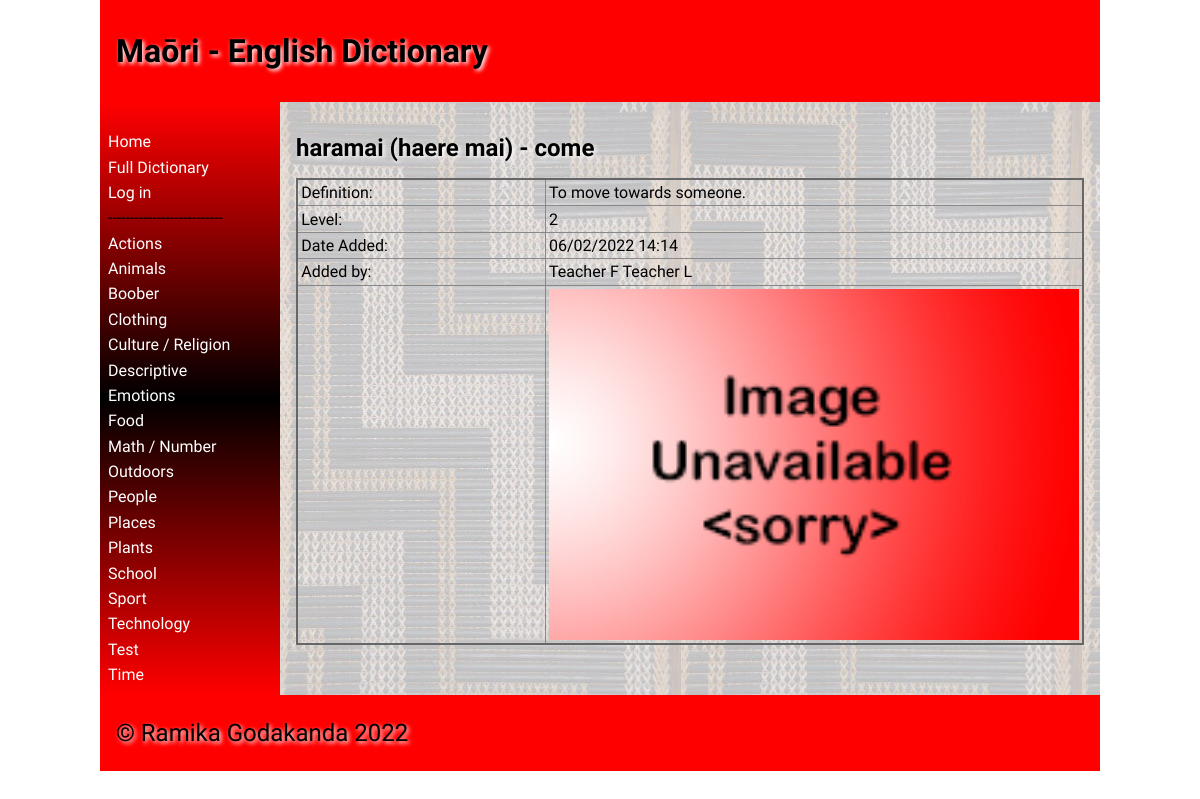
The app's page /word/303 with its own data.
### tables this page shows
CREATE TABLE "categories"
(
	id integer
		primary key autoincrement,
	category_names varchar(30),
	user_created boolean
);

CREATE TABLE "words"
(
	id integer
		primary key autoincrement,
	user_id integer not null
		references user_details,
	category_id integer
		references categories,
	maori varchar(30),
	english varchar(30),
	definition varchar(200),
	level integer,
	timestamp datetime,
	image varchar(100)
);

CREATE TABLE "user_details"
(
	id integer
		primary key autoincrement,
	first_name varchar(30),
	last_name varchar(30),
	email varchar(50),
	password varchar(70),
	teacher boolean
);

### app.py (the view)
@app.route('/word/<word_id>', methods=['GET', 'POST'])
def render_word_page(word_id):
    if request.method == 'POST':
        if not is_logged_in():
            return redirect('/?error=Not+logged+in')
        if not is_teacher():
            return redirect('/?error=Not+teacher')
        user_id = session.get('user_id')
        word_data = get_word_data(word_id)
        word_maori = word_data[0][3]
        word_english = word_data[0][4]
        word_desc = word_data[0][5]
        word_level = word_data[0][6]
        maori_word = request.form.get('maori').strip()
        english_translation = request.form.get('english').strip()
        year_level = int(request.form.get('level'))
        description = request.form.get('description').strip()
        timestamp = datetime.now()
        if (word_maori != maori_word) or (word_english != english_translation) or (year_level != word_level) \
                or (word_desc != description):
            con = create_connection(DB_NAME)
            query = "UPDATE words SET user_id=?, maori=?, english=?, definition=?, level=?, timestamp=? WHERE id=? "
            cur = con.cursor()
            cur.execute(query, (user_id, maori_word, english_translation, description, year_level, timestamp,
                                word_id))
            con.commit()
            con.close()
        else:
            return redirect('/word/' + str(word_id) + "?error=Nothing+changed")
        return redirect('/word/' + str(word_id))
    else:
        con = create_connection(DB_NAME)
        query = "SELECT * FROM words WHERE id = ?"
        cur = con.cursor()
        cur.execute(query, (word_id,))
        queried_data = cur.fetchall()
        if not queried_data:
            return redirect('/?error=Word+doesnt+exist')
        author = queried_data[0][1]
        query = "SELECT * FROM user_details WHERE id=?"
        cur = con.cursor()
        cur.execute(query, (author,))
        user_list = cur.fetchall()
        con.close()
    return render_template('word.html', logged_in=is_logged_in(), category_list=category_list(),
                           word_data=queried_data, teacher_perms=is_teacher(), users=user_list)

### app.py (called while the page is built)
def create_connection(db_file):
    try:
        connection = sqlite3.connect(db_file)
        connection.execute('pragma foreign_keys=ON')
        return connection
    except Error as e:
        print(e)
    return None

def is_logged_in():
    if session.get("email") is None:
        print("Not logged in")
        return False
    else:
        print("Logged in")
        return True

def is_teacher():
    if not is_logged_in() or (session.get("teacher") is (None or 0)):
        print("Not teacher logged in")
        return False
    else:
        print("Teacher logged in")
        return True

def category_list():
    con = create_connection(DB_NAME)
    query = "SELECT * FROM categories ORDER BY category_names ASC"
    cur = con.cursor()
    cur.execute(query)
    queried_categories = cur.fetchall()
    con.close()
    return queried_categories

### templates/word.html (shortened to what this page needs)
{% extends 'base.html' %}
{% block main %}
    <h2>{{ word_data[0][3] }} - {{ word_data[0][4] }}
    </h2>
    <table>
        <thead>
        <tr>
            <td>Definition:</td>
            <td>{{ word_data[0][5] }}</td>
        </tr>
        <tr>
            <td>Level:</td>
            <td>{{ word_data[0][6] }}</td>
        </tr>
        <tr>
            <td>Date Added:</td>
            <td>{{ word_data[0][7] }}</td>
        </tr>
        <tr>
            <td>Added by:</td>
            <td>{{ users[0][1] }} {{ users[0][2] }}</td>
        </tr>
        <tr>
            <td></td>
            <td colspan=“2”><img class="max"  src="/static/images/{{ word_data[0][8] }}"></td>
        </tr>
        </thead>
    </table>
    <br>
{% endblock %}

### templates/base.html (shortened to what this page needs)
<!doctype html>
<html lang="en">
<head>
    <link href="{{ url_for('static', filename='css/style.css') }}" rel="stylesheet">
</head>
<body>
<div id="container">
    <header>
        <h1>Maōri - English Dictionary</h1>
    </header>
    <nav>
        <ul>
            <li><a href="\">Home</a></li>
            <li><a href="/full_dictionary">Full Dictionary</a></li>
            {% if logged_in %}
                {% if teacher_perms %}
                    <li>--------------------------</li>
                    <li><a href="/add_category">Add Category</a></li>
                    <li><a href="/add_word">Add Word</a></li>
                {% endif %}
                <li>--------------------------</li>
                <a href="/logout">Log out</a>
            {% else %}
                <li><a href="/login">Log in</a></li>
            {% endif %}
            <li>--------------------------</li>
            {% for category in category_list %}
                <li><a href="/category/{{ category[0] }}">{{ category[1] }}</a></li>
            {% endfor %}
        </ul>
    </nav>
    <main>
        {% block main %}{% endblock %}
    </main>
    <footer>
        <p>
            &copy; Ramika Godakanda 2022
        </p>
    </footer>
</div>
</body>
</html>

### static/css/style.css (style rules this page uses)
* { font-family: Comfortaa, sans-serif; margin: 0; padding: 0; box-sizing: border-box; }
#container { display: grid; grid-template-columns: 75px auto; grid-template-areas: 'nav header' 'main main' 'footer footer'; }
header { grid-area: header; background-color: #f00; padding: 1rem; }
nav { grid-area: nav; }
main { grid-area: main; padding: 1rem; background-color: #edd; }
h1, h2, h3, h4 { padding: 1rem 0; font-family: 'Suez One', serif; color: #000; text-shadow: 2px 2px 4px #fff; }
p { padding: 0.5rem 0; }
a { color: #222; text-decoration: underline; }
img { width: 100%; }
table { width: 100%; border: 2px solid #666; border-collapse: collapse; }
img { display: block; margin-left: auto; margin-right: auto; height: auto; width:200px; }
th, td { border: 1px solid #888; padding: 0.2rem; text-align: left; }
footer { grid-area: footer; padding: 1rem; background-color: #f00; }
footer p { color: #000; text-shadow: 2px 2px 4px #fff; font-size: 1.5rem; }
@media only screen and (min-width: 768px) { #container { grid-template-columns: 180px auto; grid-template-areas: 'header header' 'nav main' 'footer footer'; } }
@media only screen and (min-width: 768px) { nav { background: linear-gradient(180deg, rgba(255,0,0,1) 0%, rgba(0, 0, 0, 1) 50%, rgba(255,0,0,1) 100%); padding: 0.5rem; } }
@media only screen and (min-width: 768px) { nav ul { list-style: none; } }
@media only screen and (min-width: 768px) { nav li { padding: 0.2rem 0; } }
@media only screen and (min-width: 768px) { nav a { color: #fff; text-decoration: none; } }
@media only screen and (min-width: 768px) { main { background-image: url('/static/images/poutama.jpg'); } }
@media only screen and (min-width: 1000px) { #container { width: 1000px; margin: auto; } }
.max { width: 100%; }

### records on screen
categories: category_names "Actions"
categories: category_names "Animals"
categories: category_names "Boober"
categories: category_names "Clothing"
categories: category_names "Culture / Religion"
categories: category_names "Descriptive"
categories: category_names "Emotions"
categories: category_names "Food"
categories: category_names "Math / Number"
categories: category_names "Outdoors"
categories: category_names "People"
categories: category_names "Places"
categories: category_names "Plants"
categories: category_names "School"
categories: category_names "Sport"
categories: category_names "Technology"
categories: category_names "Test"
categories: category_names "Time"
words: maori "haramai (haere mai)", english "come", definition "To move towards someone.", level "2", timestamp "06/02/2022 14:14", image (placeholder picture)
user_details: first_name "Teacher F", last_name "Teacher L"
